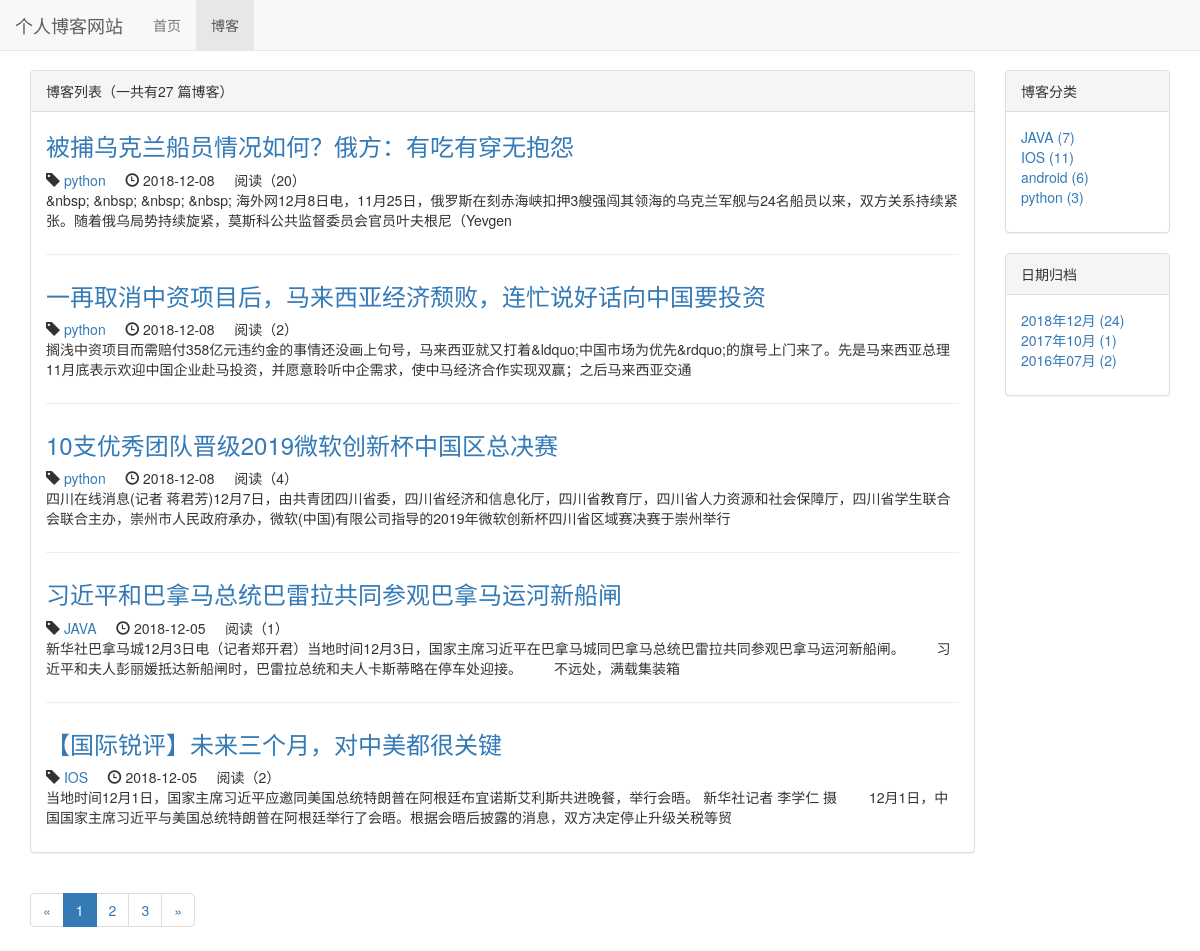
The page /blog/ on the database as committed earlier.
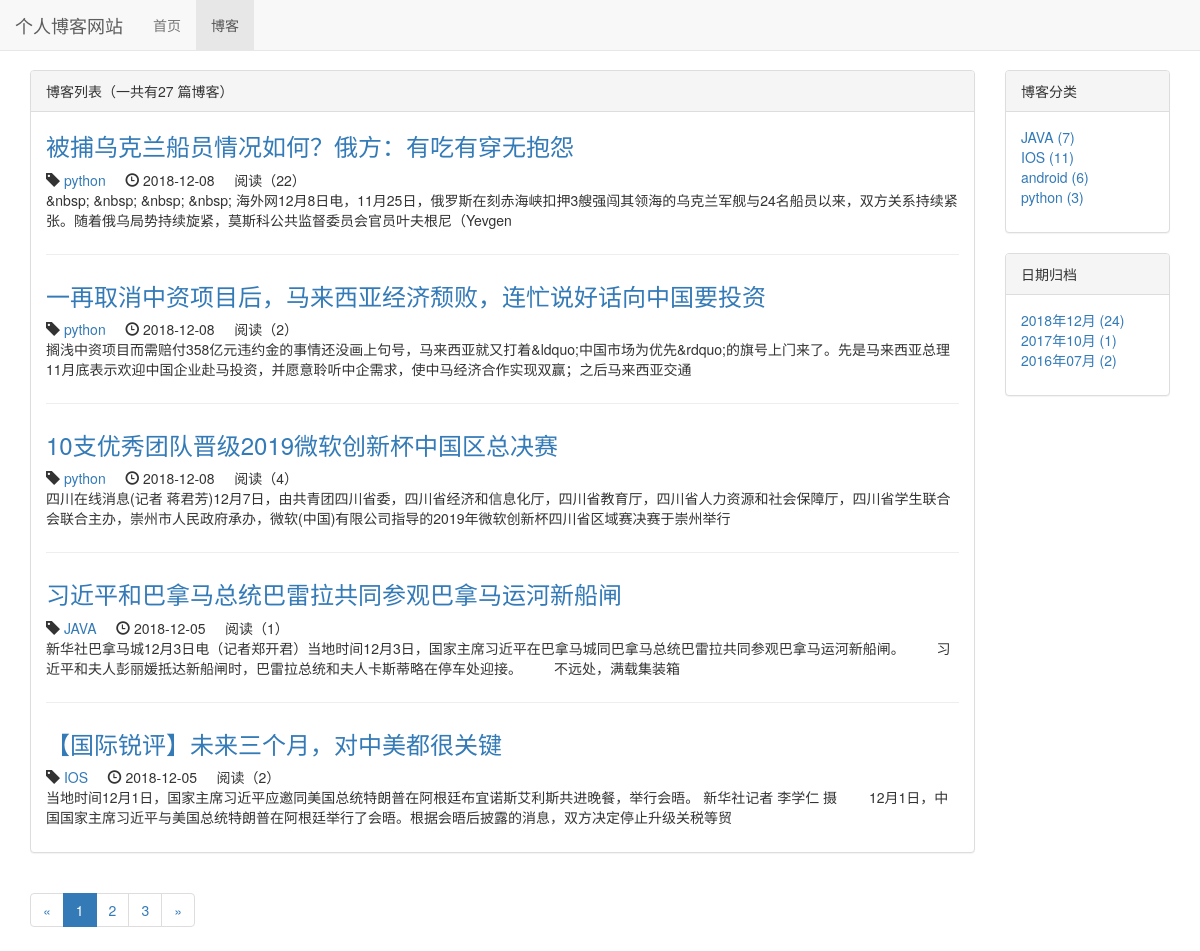
The same page on the database as committed later.
### blog/models.py (models this page shows, shortened)
class Blog(models.Model,ReadNumExpandMethod):
    title=models.CharField(max_length=50)
    blog_type = models.ForeignKey(BlogType,on_delete=models.DO_NOTHING)
    content = RichTextUploadingField()
    author = models.ForeignKey(User,on_delete=models.DO_NOTHING)
    read_details = GenericRelation(ReadDetail)
    create_time = models.DateTimeField(auto_now_add=True)
    last_updated_time = models.DateTimeField(auto_now=True)
    class Meta:
        ordering = ['-create_time']

class BlogType(models.Model):
    type_name = models.CharField(max_length=15)
    def __str__(self):
        return self.type_name

### read_statistics/models.py (models this page shows)
class ReadNum(models.Model):
    read_num = models.IntegerField(default=0)
    content_type = models.ForeignKey(ContentType,on_delete=models.CASCADE)
    object_id = models.PositiveIntegerField()
    content_object = GenericForeignKey('content_type','object_id')

### blog/views.py (the view)
# urls.py: path('', views.blog_list,name="blog_list"),
def blog_list(request):
    page_num = request.GET.get('page',1)
    blog_all_list = Blog.objects.all()
    context = get_blog_list_common_data(blog_all_list,page_num)
    return render(request,'blog/blog_list.html', context)

### read_statistics/models.py (called while the page is built)
    def get_read_num(self):
        try:
            ct = ContentType.objects.get_for_model(self)
            readnum = ReadNum.objects.get(content_type=ct,object_id=self.pk)
            return readnum.read_num
        except exceptions.ObjectDoesNotExist:
            return 0

### blog/templates/blog/blog_list.html (shortened to what the changed rows need)
{% extends 'base.html' %}
{% load staticfiles %}
{% block header_extends %}
    <link rel="stylesheet" href="{% static 'blog/blog.css' %}">
{% endblock %}
{% block content %}
    <div class="container">
        <div class="row">
            <div class="col-xs-12 col-sm-8 col-md-9 col-lg-10">
                <div class="panel panel-default">
                    <div class="panel-body">
                        {% for blog in page_of_blogs.object_list %}
                            <div class="blog">
                                <h3><a href="{% url 'blog_detail' blog.pk %}">{{ blog.title }}</a></h3>
                                <p class="blog-info">
                                    <span class="glyphicon glyphicon-tag"></span>&nbsp;<a href="{% url 'blog_with_type' blog.blog_type.pk %}">{{ blog.blog_type }}</a>&nbsp;&nbsp;&nbsp;&nbsp;
                                    <span class="glyphicon glyphicon-time"></span>&nbsp;{{ blog.create_time|date:'Y-m-d' }}
                                    &nbsp;&nbsp;&nbsp;&nbsp;阅读（{{ blog.get_read_num }}）
                                </p>
                                <p>{{ blog.content | striptags | truncatechars:120 }}</p>
                            </div>
                        {% empty %}
                            <div>
                                <p>---暂无博客，敬请期待---</p>
                            </div>
                        {% endfor %}
                    </div>
                </div>
            </div>
        </div>
    </div>
{% endblock %}

Rows that differ between the two databases and show on the page:
changed through a linked row, Blog "被捕乌克兰船员情况如何？俄方：有吃有穿无抱怨": get_read_num "20" → "22"
